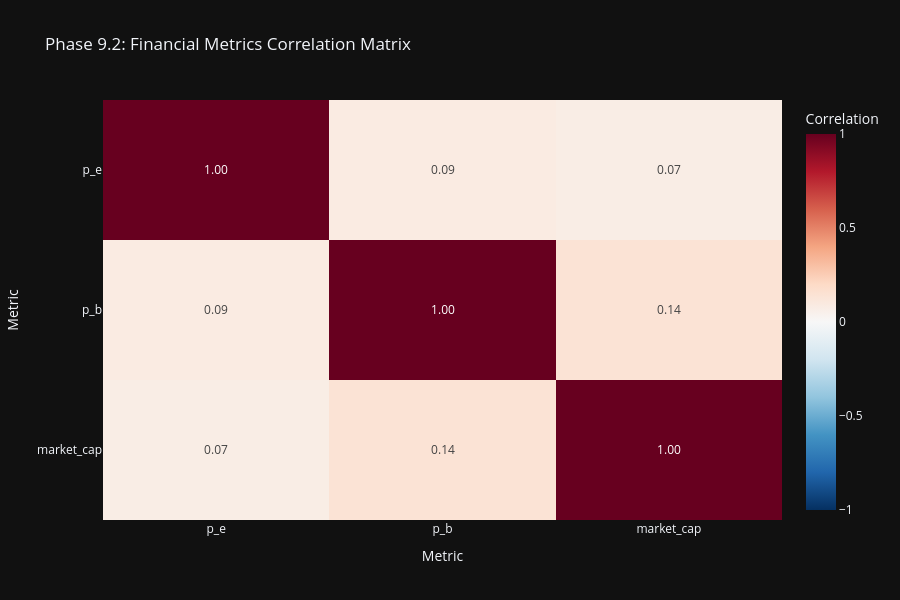

The notebook cell this image was saved under:
### Code cell
# Phase 9.2: Interactive correlation heatmap
print("\n📈 Creating enhanced correlation analysis...")
if 'correlations' in eda_stats and eda_stats['correlations']:
    corr_df = pd.DataFrame(eda_stats['correlations'])

    # Select key financial metrics for focused correlation analysis
    key_metrics = ['p_e', 'p_b', 'ev_ebitda', 'market_cap', 'roe', 'roa',
                   'debt_to_equity', 'current_ratio', 'net_margin', 'ebitda_margin']
    available_metrics = [m for m in key_metrics if m in corr_df.columns]

    if len(available_metrics) >= 3:
        corr_subset = corr_df.loc[available_metrics, available_metrics]

        fig_corr = px.imshow(
                corr_subset,
                labels=dict(x="Metric", y="Metric", color="Correlation"),
                title='Phase 9.2: Financial Metrics Correlation Matrix',
                color_continuous_scale='RdBu_r',
                zmin=-1, zmax=1,
                aspect='auto',
                height=600,
                text_auto='.2f'
                )
        fig_corr.show()
        fig_corr.write_html(eda_output_dir / "phase92_correlation_matrix.html")
        print(f"  ✓ Saved: {eda_output_dir / 'phase92_correlation_matrix.html'}")

### Figure 1 — Plotly figure (JSON) as saved in the notebook; plotly's stock layout.template omitted (floating-point values rounded to 4 significant figures)
{"data": [{"coloraxis": "coloraxis", "name": "0", "texttemplate": "%{z:.2f}", "x": ["p_e", "p_b", "market_cap"], "y": ["p_e", "p_b", "market_cap"], "z": [[1.0, 0.08571, 0.07414], [0.08571, 1.0, 0.14], [0.07414, 0.14, 1.0]], "type": "heatmap", "xaxis": "x", "yaxis": "y", "hovertemplate": "Metric: %{x}<br>Metric: %{y}<br>Correlation: %{z}<extra></extra>"}], "layout": {"xaxis": {"anchor": "y", "domain": [0.0, 1.0], "title": {"text": "Metric"}}, "yaxis": {"anchor": "x", "domain": [0.0, 1.0], "autorange": "reversed", "title": {"text": "Metric"}}, "coloraxis": {"colorbar": {"title": {"text": "Correlation"}}, "colorscale": [[0.0, "rgb(5,48,97)"], [0.1, "rgb(33,102,172)"], [0.2, "rgb(67,147,195)"], [0.3, "rgb(146,197,222)"], [0.4, "rgb(209,229,240)"], [0.5, "rgb(247,247,247)"], [0.6, "rgb(253,219,199)"], [0.7, "rgb(244,165,130)"], [0.8, "rgb(214,96,77)"], [0.9, "rgb(178,24,43)"], [1.0, "rgb(103,0,31)"]], "cmin": -1, "cmax": 1}, "title": {"text": "Phase 9.2: Financial Metrics Correlation Matrix"}, "height": 600}}
